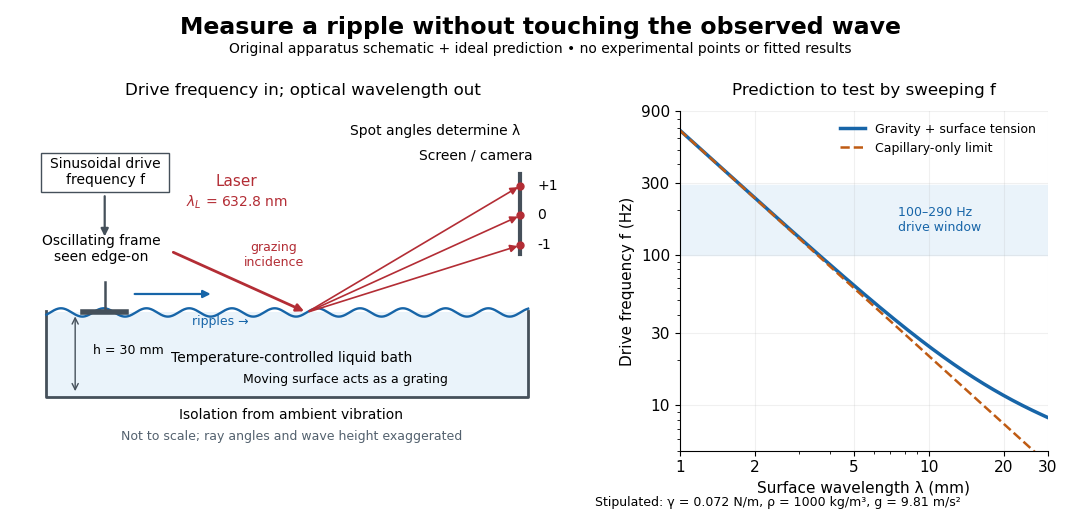

Write Python code to recreate this figure.
"""Original schematic and stipulated prediction for capillary-wave metrology.

Apparatus ingredients are documented by Zhu et al., AJP 75 (2007), 896–898,
doi:10.1119/1.2750379. This is not a tracing, data reproduction, or fitted curve.
Run from _media:
MPLCONFIGDIR=/tmp/codex-wiki-matplotlib python ../capillary-waves-diffraction.py
Tested: Python 3.14.4, matplotlib 3.10.7+dfsg1, numpy 2.3.5.
The matching opaque white PNG basename is written to the current directory.
"""

from pathlib import Path

import matplotlib

matplotlib.use("Agg")
import matplotlib.pyplot as plt
from matplotlib.patches import Rectangle
from matplotlib.ticker import ScalarFormatter
import numpy as np


def arrow(ax, start, end, color="#45505a", width=1.6):
    ax.annotate("", xy=end, xytext=start,
                arrowprops={"arrowstyle": "-|>", "color": color, "lw": width})


def main():
    gamma, rho, g, depth = 0.072, 1000.0, 9.81, 0.030
    wavelength_mm = np.geomspace(1, 30, 700)
    k = 2 * np.pi / (wavelength_mm / 1000)
    f_deep = np.sqrt(g * k + gamma * k**3 / rho) / (2 * np.pi)
    f_capillary = np.sqrt(gamma * k**3 / rho) / (2 * np.pi)
    f_depth = f_deep * np.sqrt(np.tanh(k * depth))
    assert np.max(abs(f_depth / f_deep - 1)) < 4e-6

    plt.rcParams.update({"font.size": 11, "axes.spines.top": False,
                         "axes.spines.right": False})
    fig, (setup, prediction) = plt.subplots(1, 2, figsize=(10.8, 5.3),
                                           gridspec_kw={"width_ratios": [1.5, 1]})
    fig.patch.set_facecolor("white")
    fig.suptitle("Measure a ripple without touching the observed wave", fontsize=17,
                 weight="bold", y=0.97)
    fig.text(0.5, 0.90, "Original apparatus schematic + ideal prediction • no experimental points or fitted results",
             ha="center", fontsize=10)
    setup.set_xlim(0, 7.1)
    setup.set_ylim(-0.65, 5.05)
    setup.axis("off")
    setup.set_title("Drive frequency in; optical wavelength out", fontsize=12, pad=12)

    setup.add_patch(Rectangle((0.25, 0.25), 6.2, 1.42, facecolor="#eaf3fa", edgecolor="none"))
    setup.plot([0.25, 0.25, 6.45, 6.45], [1.7, 0.25, 0.25, 1.7], color="#45505a", lw=2)
    x = np.linspace(0.25, 6.45, 700)
    y = 1.67 + 0.07 * np.sin(2 * np.pi * (x - 0.3) / 0.55)
    setup.plot(x, y, color="#1765a8", lw=1.7)
    setup.text(3.4, 0.84, "Temperature-controlled liquid bath", ha="center", fontsize=10)
    setup.annotate("", xy=(0.62, 1.65), xytext=(0.62, 0.3),
                   arrowprops={"arrowstyle": "<->", "color": "#45505a"})
    setup.text(0.85, 0.97, "h = 30 mm", fontsize=9)
    setup.text(3.4, -0.12, "Isolation from ambient vibration", ha="center", fontsize=10)
    setup.text(3.4, -0.48, "Not to scale; ray angles and wave height exaggerated", ha="center", fontsize=9,
               color="#53616e")

    setup.add_patch(Rectangle((0.18, 3.7), 1.65, 0.65, facecolor="white", edgecolor="#45505a"))
    setup.text(1.005, 4.025, "Sinusoidal drive\nfrequency f", ha="center", va="center", fontsize=10)
    arrow(setup, (1.0, 3.67), (1.0, 2.90))
    setup.plot([1.0, 1.0], [2.18, 1.67], color="#45505a", lw=1.8)
    setup.plot([0.72, 1.28], [1.67, 1.67], color="#45505a", lw=4)
    setup.text(0.95, 2.53, "Oscillating frame\nseen edge-on", fontsize=10, ha="center")
    arrow(setup, (1.35, 1.98), (2.4, 1.98), color="#1765a8")
    setup.text(2.12, 1.46, "ripples →", fontsize=9, color="#1765a8")

    setup.text(2.7, 3.80, "Laser", fontsize=11, ha="center", color="#b32d35")
    setup.text(2.7, 3.45, r"$\lambda_L$ = 632.8 nm", fontsize=10, ha="center", color="#b32d35")
    spot = (3.6, 1.67)
    arrow(setup, (1.85, 2.70), spot, color="#b32d35", width=2)
    setup.text(3.18, 2.45, "grazing\nincidence", fontsize=9, color="#b32d35", ha="center")
    setup.plot([6.35, 6.35], [2.66, 4.0], color="#45505a", lw=3)
    for order, screen_y in [(1, 3.80), (0, 3.30), (-1, 2.80)]:
        arrow(setup, spot, (6.35, screen_y), color="#b32d35", width=1.2)
        setup.plot(6.35, screen_y, "o", color="#b32d35", ms=5)
        setup.text(6.57, screen_y, f"{order:+d}" if order else "0", fontsize=10, va="center")
    setup.text(5.77, 4.24, "Screen / camera", fontsize=10, ha="center")
    setup.text(5.25, 4.65, "Spot angles determine λ", fontsize=10, ha="center")
    setup.text(4.1, 0.48, "Moving surface acts as a grating", fontsize=9, ha="center")

    prediction.set_facecolor("white")
    prediction.axhspan(100, 290, color="#eaf3fa")
    prediction.loglog(wavelength_mm, f_deep, color="#1765a8", lw=2.5,
                      label="Gravity + surface tension")
    prediction.loglog(wavelength_mm, f_capillary, color="#bf5b13", ls="--", lw=1.8,
                      label="Capillary-only limit")
    prediction.set_xlim(1, 30)
    prediction.set_ylim(5, 900)
    prediction.set_xticks([1, 2, 5, 10, 20, 30])
    prediction.set_yticks([10, 30, 100, 300, 900])
    prediction.xaxis.set_major_formatter(ScalarFormatter())
    prediction.yaxis.set_major_formatter(ScalarFormatter())
    prediction.set_xlabel("Surface wavelength λ (mm)")
    prediction.set_ylabel("Drive frequency f (Hz)")
    prediction.set_title("Prediction to test by sweeping f", fontsize=12, pad=12)
    prediction.text(7.5, 145, "100–290 Hz\ndrive window", fontsize=9, color="#1765a8")
    prediction.grid(alpha=0.18, which="major")
    prediction.legend(loc="upper right", frameon=False, fontsize=9)
    fig.text(0.72, 0.045, "Stipulated: γ = 0.072 N/m, ρ = 1000 kg/m³, g = 9.81 m/s²", ha="center", fontsize=9)
    fig.subplots_adjust(left=0.025, right=0.97, bottom=0.15, top=0.79, wspace=0.22)
    fig.savefig(Path.cwd() / (Path(__file__).stem + ".png"), dpi=100,
                facecolor="white", transparent=False)
    plt.close(fig)


if __name__ == "__main__":
    main()
